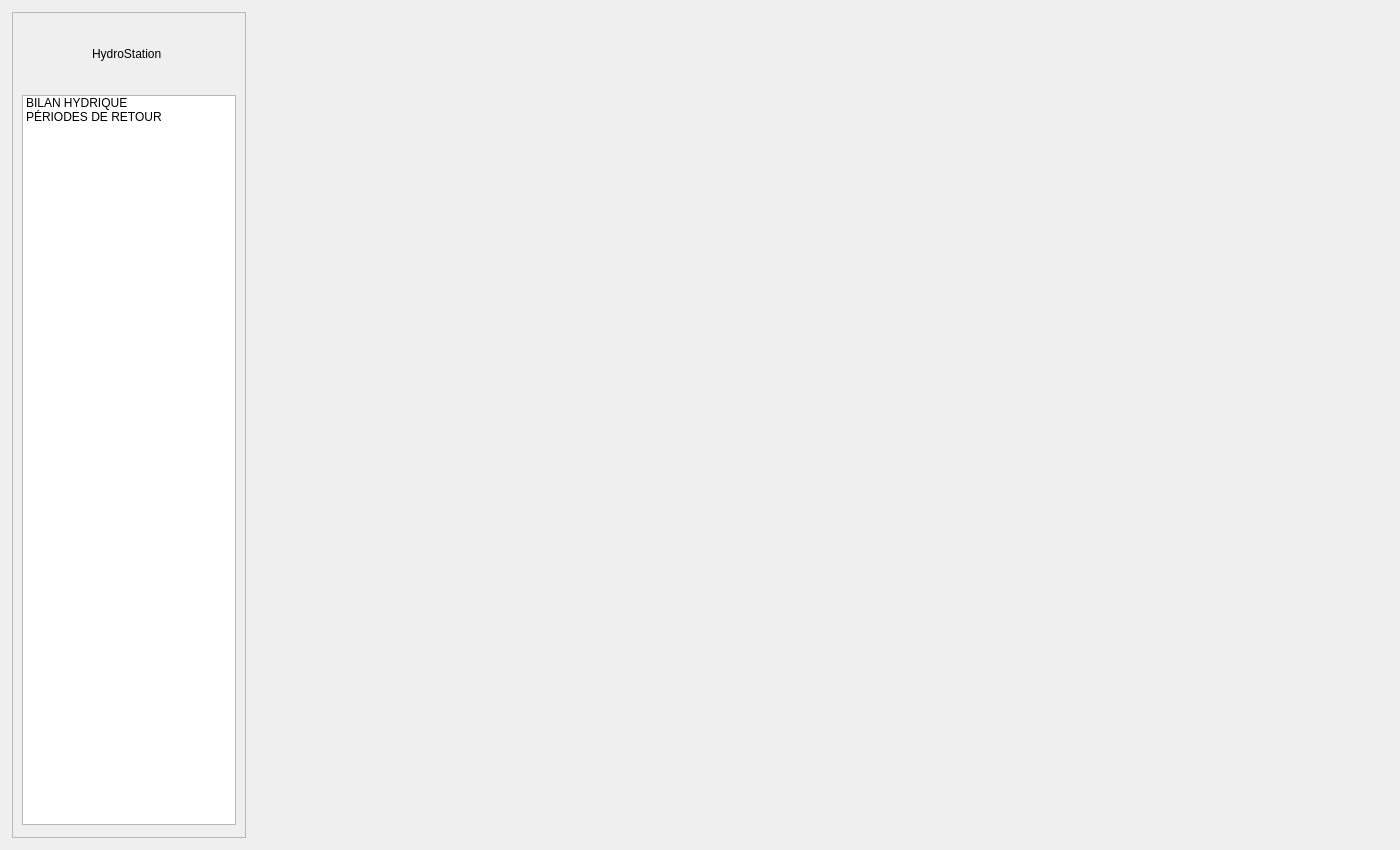
<?xml version="1.0" encoding="UTF-8"?>
<ui version="4.0">
 <class>HydroStationBody</class>
 <widget class="QWidget" name="HydroStationBody">
  <property name="geometry">
   <rect><x>0</x><y>0</y><width>1400</width><height>850</height></rect>
  </property>
  <layout class="QHBoxLayout" name="mainLayout">
   <property name="leftMargin"><number>12</number></property>
   <property name="topMargin"><number>12</number></property>
   <property name="rightMargin"><number>12</number></property>
   <property name="bottomMargin"><number>12</number></property>
   <property name="spacing"><number>10</number></property>
   <item>
    <widget class="QFrame" name="SidebarPanel">
     <property name="minimumSize"><size><width>234</width><height>0</height></size></property>
     <property name="maximumSize"><size><width>234</width><height>16777215</height></size></property>
     <property name="frameShape"><enum>QFrame::Shape::StyledPanel</enum></property>
     <layout class="QVBoxLayout" name="sidebarLayout">
      <property name="leftMargin"><number>9</number></property>
      <property name="topMargin"><number>15</number></property>
      <property name="rightMargin"><number>9</number></property>
      <property name="bottomMargin"><number>12</number></property>
      <property name="spacing"><number>15</number></property>
      <item>
       <layout class="QHBoxLayout" name="brandRow">
        <property name="leftMargin"><number>12</number></property>
        <property name="topMargin"><number>2</number></property>
        <property name="rightMargin"><number>0</number></property>
        <property name="bottomMargin"><number>2</number></property>
        <property name="spacing"><number>10</number></property>
        <item>
         <widget class="QLabel" name="BrandLogo">
          <property name="minimumSize"><size><width>48</width><height>48</height></size></property>
          <property name="maximumSize"><size><width>48</width><height>48</height></size></property>
          <property name="alignment"><set>Qt::AlignmentFlag::AlignCenter</set></property>
         </widget>
        </item>
        <item>
         <widget class="QLabel" name="BrandTitle">
          <property name="text"><string>HydroStation</string></property>
          <property name="alignment"><set>Qt::AlignmentFlag::AlignVCenter|Qt::AlignmentFlag::AlignLeft</set></property>
         </widget>
        </item>
       </layout>
      </item>
      <item>
       <widget class="QListWidget" name="SideNavigation">
        <property name="focusPolicy"><enum>Qt::FocusPolicy::NoFocus</enum></property>
        <property name="horizontalScrollBarPolicy"><enum>Qt::ScrollBarPolicy::ScrollBarAlwaysOff</enum></property>
        <property name="verticalScrollBarPolicy"><enum>Qt::ScrollBarPolicy::ScrollBarAlwaysOff</enum></property>
        <item><property name="text"><string>BILAN HYDRIQUE</string></property></item>
        <item><property name="text"><string>PÉRIODES DE RETOUR</string></property></item>
       </widget>
      </item>
     </layout>
    </widget>
   </item>
   <item>
    <widget class="QStackedWidget" name="PageStack"/>
   </item>
  </layout>
 </widget>
 <resources/>
 <connections/>
</ui>
